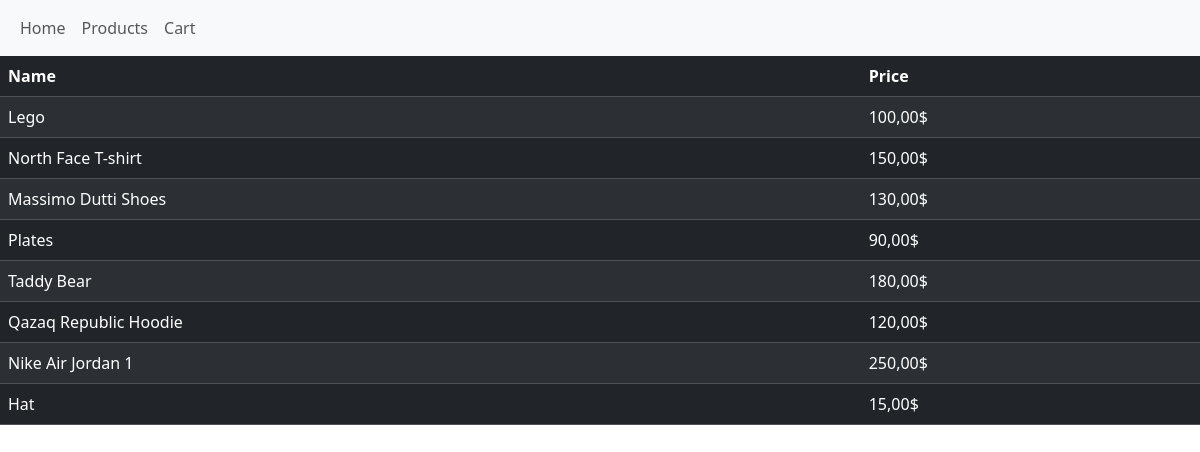
The page / on the database its author committed.
### app/models.py (models this page shows, shortened)
class Product(models.Model):
    category = models.ForeignKey(Category, on_delete=models.CASCADE, related_name='products')
    name = models.CharField(max_length=100, verbose_name="Product Name")
    price = models.DecimalField(max_digits=10, decimal_places=2, validators=[MinValueValidator(0)], verbose_name="Price")
    class Meta:
        verbose_name = "Product"
        verbose_name_plural = "Products"

### app/views.py (the view)
# urls.py: path('', ListProducts.as_view(), name='list_products')
class ListProducts(ListView):
    model = Product
    context_object_name = 'products'
    template_name = 'list_products.html'
    def get_queryset(self):
        products = cache.get('products')
        if products is None:
            products = Product.objects.all()
            cache.set('products', products, 300)
        return products

### templates/list_products.html
{% extends 'base.html' %}
{% block content %}
<table class="table table-dark table-striped">
    <thead>
        <tr>
            <th scope="col">Name</th>
            <th scope="col">Price</th>
        </tr>
    </thead>
    <tbody>
        {% for product in products %}
        <tr>
            <td>{{ product.name }}</td>
            <td>{{ product.price }}$</td>
        </tr>
        {% endfor %}
    </tbody>
</table>
{% endblock %}

### templates/base.html (shortened to what this page needs)
<!DOCTYPE html>
<html lang="en">
<head>
    <link href="https://cdn.jsdelivr.net/npm/bootstrap@5.3.2/dist/css/bootstrap.min.css" rel="stylesheet"
>
</head>
<body>
    <nav class="navbar navbar-expand-sm bg-light">
        <div class="container-fluid">
          <ul class="navbar-nav">
            <li class="nav-item">
              <a class="nav-link" href="#">Home</a>
            </li>
            <li class="nav-item">
              <a class="nav-link" href="#">Products</a>
            </li>
            <li class="nav-item">
              <a class="nav-link" href="#">Cart</a>
            </li>
          </ul>
        </div>
      </nav>
    {% block content %}
    {% endblock %}
</body>
</html>

### rows shown on the page
Product: name "Lego", price "100,00"
Product: name "North Face T-shirt", price "150,00"
Product: name "Massimo Dutti Shoes", price "130,00"
Product: name "Plates", price "90,00"
Product: name "Taddy Bear", price "180,00"
Product: name "Qazaq Republic Hoodie", price "120,00"
Product: name "Nike Air Jordan 1", price "250,00"
Product: name "Hat", price "15,00"
